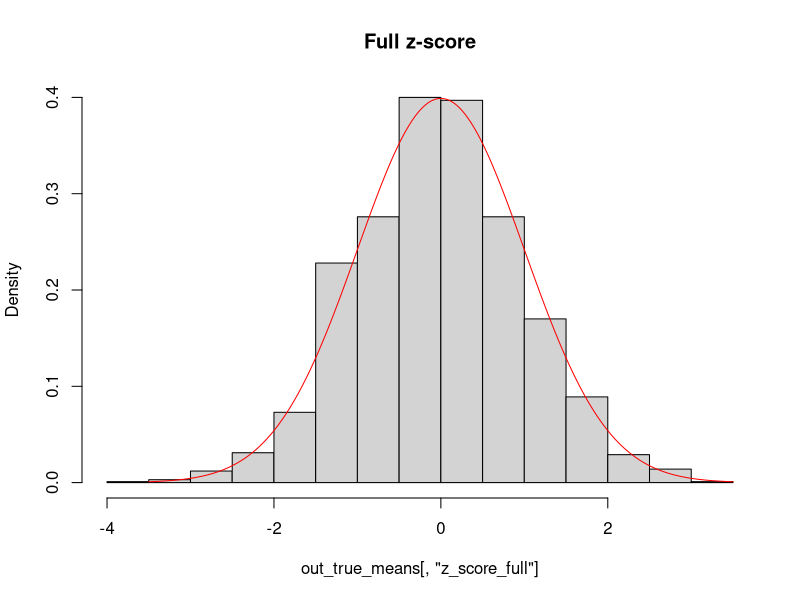
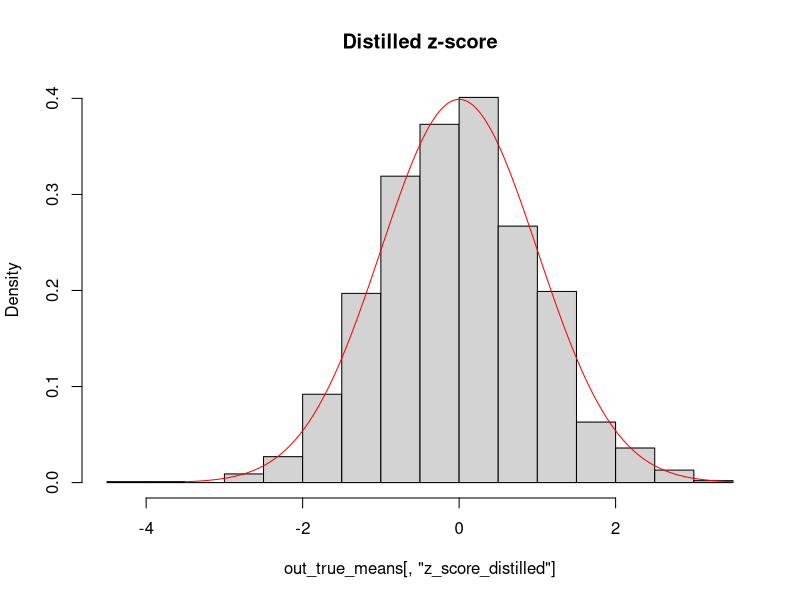
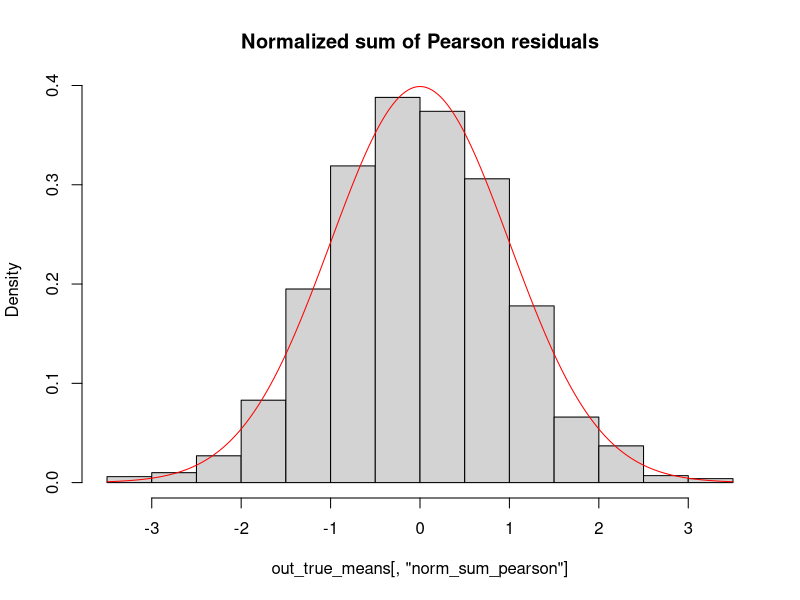
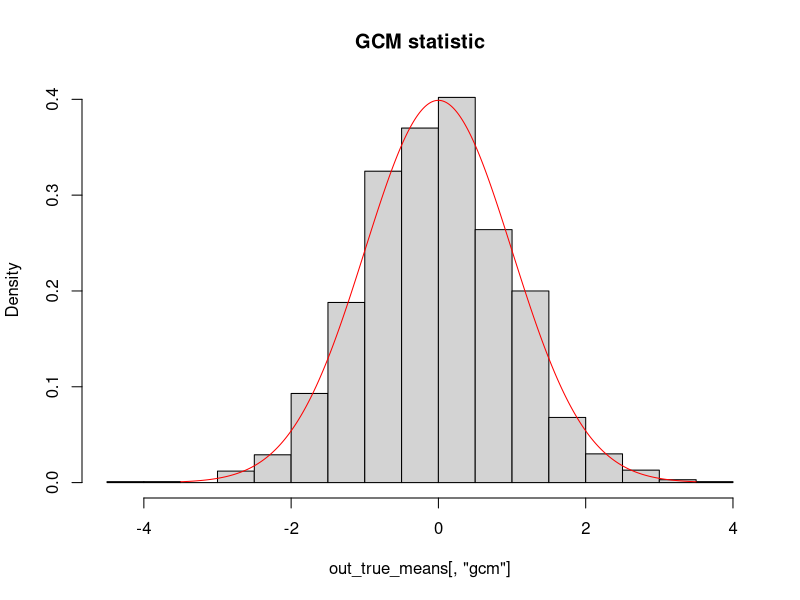

Recreate these plots in R, in order. (Note: a time limit stopped this script after it produced the figures.)
##########
# FULL GLM
##########
run_experiment <- function(fitted_means = FALSE, n_rep = 2000, correlated = FALSE) {
  n <- 5000
  beta_v <- c(1, 2, 1)
  dat <- matrix(data = c(rep(1, n),
                         x1 = rbinom(n, 1, 0.4),
                         x2 = rnorm(n)),
                ncol = 3)
  lin_pred <- as.numeric(dat %*% beta_v)
  mus <- exp(lin_pred)
  
  if (correlated) {
    x_test <- sapply(binomial()$linkinv(dat[,3] - 0.1), function(curr_mu) rbinom(n = 1, size = 1, prob = curr_mu))
  } else {
    x_test <- rbinom(n = n, size = 1, prob = 0.5)
  }
  
  out <- sapply(X = seq(1, n_rep), FUN = function(i) {
    print(i)
    y <- sapply(mus, function(curr_mu) rpois(n = 1, lambda = curr_mu))
    
    # we do a good job of estimating the parameters via glm
    fit <- glm(y ~ dat[,-1], family = poisson)
    mu_hat <- fit$fitted.values
    z_score_full <- statmod::glm.scoretest(fit = fit, x_test)
    
    # next, get the distilled z-score
    y_1 <- y[x_test == 1]
    mu_hat_1 <- if (fitted_means) mu_hat[x_test == 1] else mus[x_test == 1]
    s_y <- sum(y_1)
    s_mu_hat <- sum(mu_hat_1)
    
    # get the distilled z-score
    z_score_distilled <- (s_y - s_mu_hat)/sqrt(s_mu_hat)
    
    # get the normalized pearson residual sum
    pearson_resid <- (y_1 - mu_hat_1)/sqrt(mu_hat_1)
    sum_pearson <- sum(pearson_resid)
    norm_sum_pearson <- (1/sqrt(length(pearson_resid))) * sum_pearson

    # get the studentized residuals
    #h <- VGAM::hatvalues(fit)[x_test == 1]
    #boot_resid <- pearson_resid/sqrt(1 - h)
    #norm_boot_resid <- (1/sqrt(length(boot_resid))) * sum(boot_resid)
    
    # get the gcm
    r <- y_1 - mu_hat_1
    gcm <- 1/sqrt(length(r)) * sum(r)/sd(r)
    
    c(z_score_distilled = z_score_distilled,
      z_score_full = z_score_full,
      norm_sum_pearson = norm_sum_pearson,
      gcm = gcm)
    
    # finally, get the empirically-normalized residual
    # emp_norm_raw_resid <- (1/sqrt(n)) * sum(r_1)/sd(r_1)
    # return
    # c(z_score_distilled = z_score_distilled,
    #  norm_sum_pearson = norm_sum_pearson,
    #  emp_norm_raw_resid = emp_norm_raw_resid,
    #  z_score_full = z_score_full)
  }) |> t()  
}

##################
# Pt 1: true means
##################

# true means
out_true_means <- run_experiment(fitted_means = FALSE, n_rep = 2000)
x_grid <- seq(from = -3.5, to = 3.5, by = 0.01)
y <- dnorm(x_grid)

hist(out_true_means[,"z_score_full"], freq = FALSE, breaks = 20, main = "Full z-score")
lines(x = x_grid, y = y, col = "red")

hist(out_true_means[,"z_score_distilled"], freq = FALSE, breaks = 20, main = "Distilled z-score")
lines(x = x_grid, y = y, col = "red")

hist(out_true_means[,"norm_sum_pearson"], freq = FALSE,
     breaks = 20, main = "Normalized sum of Pearson residuals")
lines(x = x_grid, y = y, col = "red")

hist(out_true_means[,"gcm"], freq = FALSE,
     breaks = 20, main = "GCM statistic")
lines(x = x_grid, y = y, col = "red")

####################
# Pt 2: fitted means
####################
out_fitted_means <- run_experiment(fitted_means = TRUE, n_rep = 2000, correlated = FALSE)

hist(out_fitted_means[,"z_score_full"], freq = FALSE,
     breaks = 20, main = "Full z-score")
lines(x = x_grid, y = y, col = "red")

hist(out_fitted_means[,"z_score_distilled"], freq = FALSE,
     breaks = 20, main = "Distilled z-score")
lines(x = x_grid, y = y, col = "red")

hist(out_fitted_means[,"norm_sum_pearson"], freq = FALSE,
     breaks = 20, main = "Normalized sum of Pearson residuals")
lines(x = x_grid, y = y, col = "red")

hist(out_fitted_means[,"gcm"], freq = FALSE,
     breaks = 20, main = "gcm")
lines(x = x_grid, y = y, col = "red")

plot(out_fitted_means[,"z_score_full"], out_fitted_means[,"z_score_distilled"])
abline(a = 0, b = 1, col = "red")

####################################
# Pt 3 fitted means with correlation
####################################
out_fitted_means <- run_experiment(fitted_means = TRUE, n_rep = 2000, correlated = TRUE)

hist(out_fitted_means[,"z_score_full"], freq = FALSE,
     breaks = 20, main = "Full z-score")
lines(x = x_grid, y = y, col = "red")

hist(out_fitted_means[,"z_score_distilled"], freq = FALSE,
     breaks = 20, main = "Distilled z-score")
lines(x = x_grid, y = y, col = "red")

hist(out_fitted_means[,"norm_sum_pearson"], freq = FALSE,
     breaks = 20, main = "Normalized sum of Pearson residuals")
lines(x = x_grid, y = y, col = "red")

hist(out_fitted_means[,"gcm"], freq = FALSE,
     breaks = 20, main = "gcm")
lines(x = x_grid, y = y, col = "red")

plot(out_fitted_means[,"z_score_full"], out_fitted_means[,"z_score_distilled"])
abline(a = 0, b = 1, col = "red")

###################
# Pt 3: comparisons
###################
plot(out_fitted_means[,"z_score_distilled"], out_fitted_means[,"z_score_full"])
abline(a = 0, b = 1, col = "red")
plot(out_fitted_means[,"z_score_distilled"], out_fitted_means[,"norm_sum_pearson"])
abline(a = 0, b = 1, col = "red")

# The distilled z-score seems to differ from the full z-score by a constant factor.
# Meanwhile, the distilled 
# At any rate, these three quantities are NOT the same. (And we of course have used the canonical link here.)
